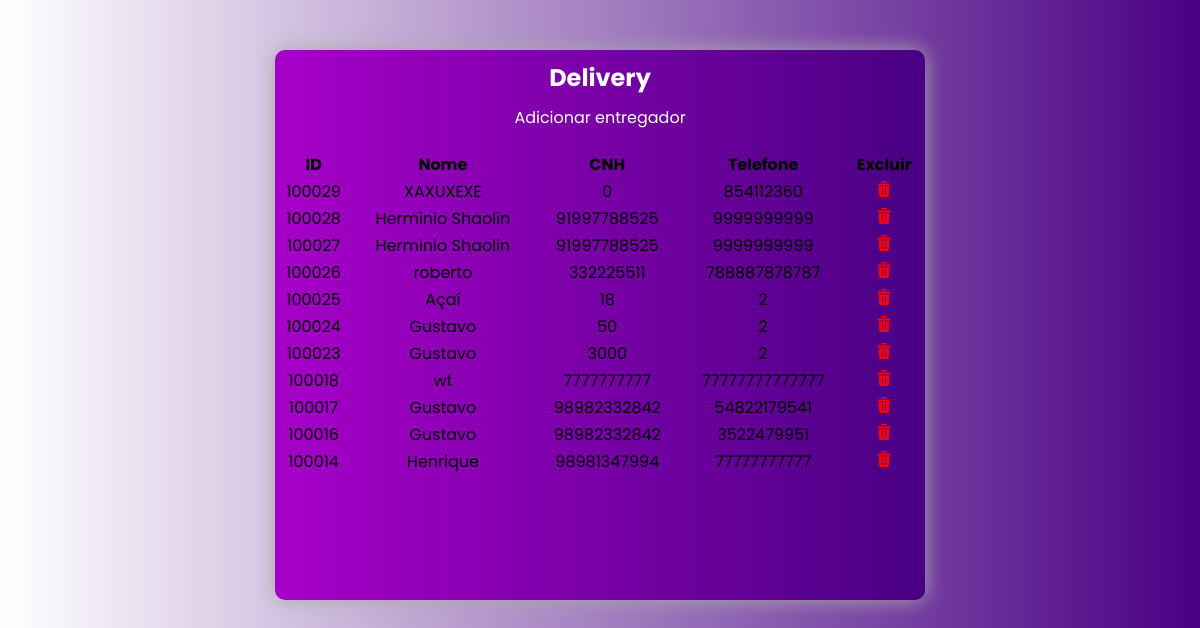
Screenshot of /login/delivery.php with the database file from the repository.
### tables this page shows
CREATE TABLE `entregador` (
  `idEntregador` int(8) NOT NULL,
  `nome` varchar(45) DEFAULT NULL,
  `cnh` bigint(11) NOT NULL,
  `telefone` bigint(11) NOT NULL
);

### login/delivery.php (the view, shortened to what this page needs)
<?php
include_once('config.php');
$sql = "SELECT * FROM entregador ORDER BY idEntregador DESC";
$result = $conexao->query($sql);
?>
<!DOCTYPE html>
<html lang="pt-br">
<head>
    <link rel="stylesheet" href="http://localhost/acaiRoxo/assets/delivery.css">
</head>
<body>
    <div class="cantainer">
        <h2>Delivery</h2>
        <nav>
            <ul>
                <li><a href="adicionarEntregador.php">Adicionar entregador</a></li>
            </ul>
        </nav>
        <div>
            <table>
                <thead>
                    <tr>
                        <td scope="col"><strong>ID</strong></td>
                        <td scope="col"><strong>Nome</strong></td>
                        <td scope="col"><strong>CNH</strong></td>
                        <td scope="col"><strong>Telefone</strong></td>
                        <td scope="col"><strong>Excluir</strong></td>
                    </tr>
                </thead>
                <tbody>
                    <?php
                        while($user_data = mysqli_fetch_assoc($result))
                        {
                            echo "<tr>";
                            echo "<td>".$user_data['idEntregador']."</td>";
                            echo "<td>".$user_data['nome']."</td>";
                            echo "<td>".$user_data['telefone']."</td>";
                            echo "<td>".$user_data['cnh']."</td>";
                            echo "<td>
                                    <a href='delete.php?idEntregador=$user_data[idEntregador]'>
                                        <img src='icon/delete.png'>
                                    </a></td>";
                            echo"<td>";
                        }
                    ?>
                </tbody>
            </table>
        </div>
    </div>
</body>
</html>

### assets/delivery.css (style rules this page uses)
* { margin: 0; padding: 0; box-sizing: border-box; font-family: 'poppins', sans-serif; }
a, h2 { color: white; text-decoration: none; }
body { display: flex; justify-content: center; background: linear-gradient(to right,#fff, #490083); padding: 50px; }
.cantainer { background: linear-gradient(to right,#a700c9, #490083); width: 650px; min-height: 550px; border-radius: 10px; box-shadow: 0 0 20px 0 darkgrey; }
ul, li, p { list-style: none; }
h2 { text-align: center; padding: 10px; }
ul { display: flex; justify-content: space-around; }
table { width: 100%; margin-top: 20px; }
td { text-align: center; }

### rows the page displays
entregador: idEntregador "100029", nome "XAXUXEXE", telefone "0", cnh "854112360"
entregador: idEntregador "100028", nome "Herminio Shaolin", telefone "91997788525", cnh "9999999999"
entregador: idEntregador "100027", nome "Herminio Shaolin", telefone "91997788525", cnh "9999999999"
entregador: idEntregador "100026", nome "roberto", telefone "332225511", cnh "788887878787"
entregador: idEntregador "100025", nome "Açaí", telefone "18", cnh "2"
entregador: idEntregador "100024", nome "Gustavo", telefone "50", cnh "2"
entregador: idEntregador "100023", nome "Gustavo", telefone "3000", cnh "2"
entregador: idEntregador "100018", nome "wt", telefone "7777777777", cnh "77777777777777"
entregador: idEntregador "100017", nome "Gustavo", telefone "98982332842", cnh "54822179541"
entregador: idEntregador "100016", nome "Gustavo", telefone "98982332842", cnh "3522479951"
entregador: idEntregador "100014", nome "Henrique", telefone "98981347994", cnh "77777777777"
